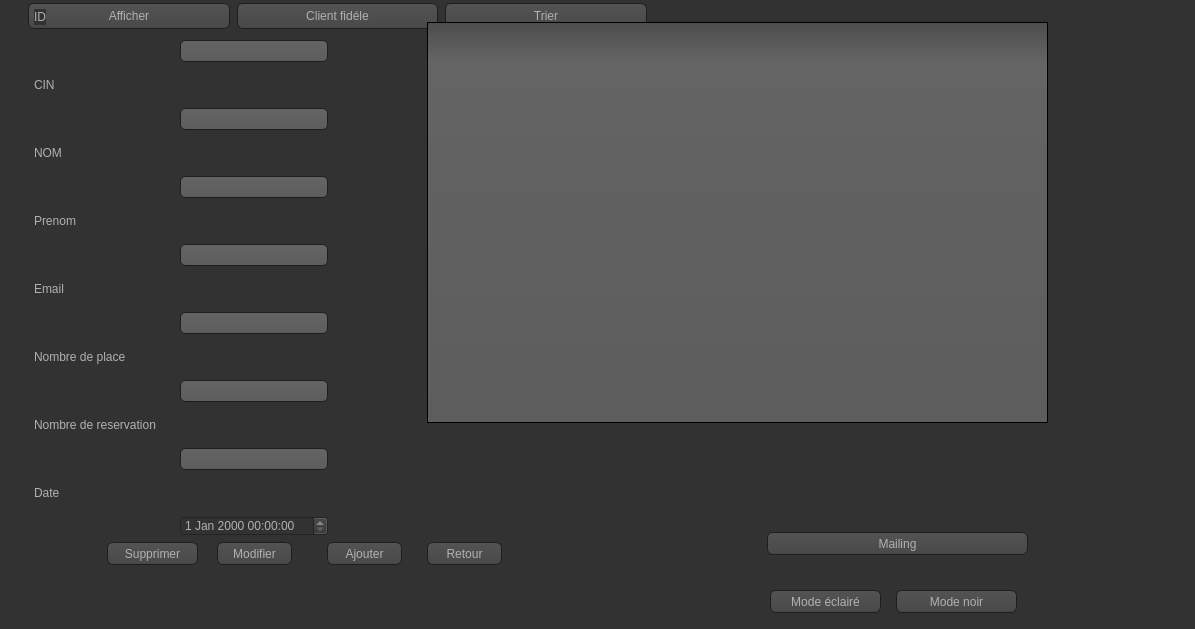
<?xml version="1.0" encoding="UTF-8"?>
<ui version="4.0">
 <class>mwplace</class>
 <widget class="QDialog" name="mwplace">
  <property name="geometry">
   <rect>
    <x>0</x>
    <y>0</y>
    <width>1195</width>
    <height>629</height>
   </rect>
  </property>
  <property name="windowTitle">
   <string>Dialog</string>
  </property>
  <property name="styleSheet">
   <string notr="true">QToolTip
{
     border: 1px solid black;
     background-color: #ffa02f;
     padding: 1px;
     border-radius: 3px;
     opacity: 100;
}

QWidget
{
    color: #b1b1b1;
    background-color: #323232;
}

QWidget:item:hover
{
    background-color: QLinearGradient( x1: 0, y1: 0, x2: 0, y2: 1, stop: 0 #ffa02f, stop: 1 #ca0619);
    color: #000000;
}

QWidget:item:selected
{
    background-color: QLinearGradient( x1: 0, y1: 0, x2: 0, y2: 1, stop: 0 #ffa02f, stop: 1 #d7801a);
}

QMenuBar::item
{
    background: transparent;
}

QMenuBar::item:selected
{
    background: transparent;
    border: 1px solid #ffaa00;
}

QMenuBar::item:pressed
{
    background: #444;
    border: 1px solid #000;
    background-color: QLinearGradient(
        x1:0, y1:0,
        x2:0, y2:1,
        stop:1 #212121,
        stop:0.4 #343434/*,
        stop:0.2 #343434,
        stop:0.1 #ffaa00*/
    );
    margin-bottom:-1px;
    padding-bottom:1px;
}

QMenu
{
    border: 1px solid #000;
}

QMenu::item
{
    padding: 2px 20px 2px 20px;
}

QMenu::item:selected
{
    color: #000000;
}

QWidget:disabled
{
    color: #404040;
    background-color: #323232;
}

QAbstractItemView
{
    background-color: QLinearGradient( x1: 0, y1: 0, x2: 0, y2: 1, stop: 0 #4d4d4d, stop: 0.1 #646464, stop: 1 #5d5d5d);
}

QWidget:focus
{
    /*border: 2px solid QLinearGradient( x1: 0, y1: 0, x2: 0, y2: 1, stop: 0 #ffa02f, stop: 1 #d7801a);*/
}

QLineEdit
{
    background-color: QLinearGradient( x1: 0, y1: 0, x2: 0, y2: 1, stop: 0 #4d4d4d, stop: 0 #646464, stop: 1 #5d5d5d);
    padding: 1px;
    border-style: solid;
    border: 1px solid #1e1e1e;
    border-radius: 5;
}

QPushButton
{
    color: #b1b1b1;
    background-color: QLinearGradient( x1: 0, y1: 0, x2: 0, y2: 1, stop: 0 #565656, stop: 0.1 #525252, stop: 0.5 #4e4e4e, stop: 0.9 #4a4a4a, stop: 1 #464646);
    border-width: 1px;
    border-color: #1e1e1e;
    border-style: solid;
    border-radius: 6;
    padding: 3px;
    font-size: 12px;
    padding-left: 5px;
    padding-right: 5px;
}

QPushButton:pressed
{
    background-color: QLinearGradient( x1: 0, y1: 0, x2: 0, y2: 1, stop: 0 #2d2d2d, stop: 0.1 #2b2b2b, stop: 0.5 #292929, stop: 0.9 #282828, stop: 1 #252525);
}

QComboBox
{
    selection-background-color: #ffaa00;
    background-color: QLinearGradient( x1: 0, y1: 0, x2: 0, y2: 1, stop: 0 #565656, stop: 0.1 #525252, stop: 0.5 #4e4e4e, stop: 0.9 #4a4a4a, stop: 1 #464646);
    border-style: solid;
    border: 1px solid #1e1e1e;
    border-radius: 5;
}

QComboBox:hover,QPushButton:hover
{
    border: 2px solid QLinearGradient( x1: 0, y1: 0, x2: 0, y2: 1, stop: 0 #ffa02f, stop: 1 #d7801a);
}


QComboBox:on
{
    padding-top: 3px;
    padding-left: 4px;
    background-color: QLinearGradient( x1: 0, y1: 0, x2: 0, y2: 1, stop: 0 #2d2d2d, stop: 0.1 #2b2b2b, stop: 0.5 #292929, stop: 0.9 #282828, stop: 1 #252525);
    selection-background-color: #ffaa00;
}

QComboBox QAbstractItemView
{
    border: 2px solid darkgray;
    selection-background-color: QLinearGradient( x1: 0, y1: 0, x2: 0, y2: 1, stop: 0 #ffa02f, stop: 1 #d7801a);
}

QComboBox::drop-down
{
     subcontrol-origin: padding;
     subcontrol-position: top right;
     width: 15px;

     border-left-width: 0px;
     border-left-color: darkgray;
     border-left-style: solid; /* just a single line */
     border-top-right-radius: 3px; /* same radius as the QComboBox */
     border-bottom-right-radius: 3px;
 }

QComboBox::down-arrow
{
     image: url(:/down_arrow.png);
}

QGroupBox:focus
{
border: 2px solid QLinearGradient( x1: 0, y1: 0, x2: 0, y2: 1, stop: 0 #ffa02f, stop: 1 #d7801a);
}

QTextEdit:focus
{
    border: 2px solid QLinearGradient( x1: 0, y1: 0, x2: 0, y2: 1, stop: 0 #ffa02f, stop: 1 #d7801a);
}

QScrollBar:horizontal {
     border: 1px solid #222222;
     background: QLinearGradient( x1: 0, y1: 0, x2: 0, y2: 1, stop: 0.0 #121212, stop: 0.2 #282828, stop: 1 #484848);
     height: 7px;
     margin: 0px 16px 0 16px;
}

QScrollBar::handle:horizontal
{
      background: QLinearGradient( x1: 0, y1: 0, x2: 1, y2: 0, stop: 0 #ffa02f, stop: 0.5 #d7801a, stop: 1 #ffa02f);
      min-height: 20px;
      border-radius: 2px;
}

QScrollBar::add-line:horizontal {
      border: 1px solid #1b1b19;
      border-radius: 2px;
      background: QLinearGradient( x1: 0, y1: 0, x2: 1, y2: 0, stop: 0 #ffa02f, stop: 1 #d7801a);
      width: 14px;
      subcontrol-position: right;
      subcontrol-origin: margin;
}

QScrollBar::sub-line:horizontal {
      border: 1px solid #1b1b19;
      border-radius: 2px;
      background: QLinearGradient( x1: 0, y1: 0, x2: 1, y2: 0, stop: 0 #ffa02f, stop: 1 #d7801a);
      width: 14px;
     subcontrol-position: left;
     subcontrol-origin: margin;
}

QScrollBar::right-arrow:horizontal, QScrollBar::left-arrow:horizontal
{
      border: 1px solid black;
      width: 1px;
      height: 1px;
      background: white;
}

QScrollBar::add-page:horizontal, QScrollBar::sub-page:horizontal
{
      background: none;
}

QScrollBar:vertical
{
      background: QLinearGradient( x1: 0, y1: 0, x2: 1, y2: 0, stop: 0.0 #121212, stop: 0.2 #282828, stop: 1 #484848);
      width: 7px;
      margin: 16px 0 16px 0;
      border: 1px solid #222222;
}

QScrollBar::handle:vertical
{
      background: QLinearGradient( x1: 0, y1: 0, x2: 0, y2: 1, stop: 0 #ffa02f, stop: 0.5 #d7801a, stop: 1 #ffa02f);
      min-height: 20px;
      border-radius: 2px;
}

QScrollBar::add-line:vertical
{
      border: 1px solid #1b1b19;
      border-radius: 2px;
      background: QLinearGradient( x1: 0, y1: 0, x2: 0, y2: 1, stop: 0 #ffa02f, stop: 1 #d7801a);
      height: 14px;
      subcontrol-position: bottom;
      subcontrol-origin: margin;
}

QScrollBar::sub-line:vertical
{
      border: 1px solid #1b1b19;
      border-radius: 2px;
      background: QLinearGradient( x1: 0, y1: 0, x2: 0, y2: 1, stop: 0 #d7801a, stop: 1 #ffa02f);
      height: 14px;
      subcontrol-position: top;
      subcontrol-origin: margin;
}

QScrollBar::up-arrow:vertical, QScrollBar::down-arrow:vertical
{
      border: 1px solid black;
      width: 1px;
      height: 1px;
      background: white;
}


QScrollBar::add-page:vertical, QScrollBar::sub-page:vertical
{
      background: none;
}

QTextEdit
{
    background-color: #242424;
}

QPlainTextEdit
{
    background-color: #242424;
}

QHeaderView::section
{
    background-color: QLinearGradient(x1:0, y1:0, x2:0, y2:1, stop:0 #616161, stop: 0.5 #505050, stop: 0.6 #434343, stop:1 #656565);
    color: white;
    padding-left: 4px;
    border: 1px solid #6c6c6c;
}

QCheckBox:disabled
{
color: #414141;
}

QDockWidget::title
{
    text-align: center;
    spacing: 3px; /* spacing between items in the tool bar */
    background-color: QLinearGradient(x1:0, y1:0, x2:0, y2:1, stop:0 #323232, stop: 0.5 #242424, stop:1 #323232);
}

QDockWidget::close-button, QDockWidget::float-button
{
    text-align: center;
    spacing: 1px; /* spacing between items in the tool bar */
    background-color: QLinearGradient(x1:0, y1:0, x2:0, y2:1, stop:0 #323232, stop: 0.5 #242424, stop:1 #323232);
}

QDockWidget::close-button:hover, QDockWidget::float-button:hover
{
    background: #242424;
}

QDockWidget::close-button:pressed, QDockWidget::float-button:pressed
{
    padding: 1px -1px -1px 1px;
}

QMainWindow::separator
{
    background-color: QLinearGradient(x1:0, y1:0, x2:0, y2:1, stop:0 #161616, stop: 0.5 #151515, stop: 0.6 #212121, stop:1 #343434);
    color: white;
    padding-left: 4px;
    border: 1px solid #4c4c4c;
    spacing: 3px; /* spacing between items in the tool bar */
}

QMainWindow::separator:hover
{

    background-color: QLinearGradient(x1:0, y1:0, x2:0, y2:1, stop:0 #d7801a, stop:0.5 #b56c17 stop:1 #ffa02f);
    color: white;
    padding-left: 4px;
    border: 1px solid #6c6c6c;
    spacing: 3px; /* spacing between items in the tool bar */
}

QToolBar::handle
{
     spacing: 3px; /* spacing between items in the tool bar */
     background: url(:/images/handle.png);
}

QMenu::separator
{
    height: 2px;
    background-color: QLinearGradient(x1:0, y1:0, x2:0, y2:1, stop:0 #161616, stop: 0.5 #151515, stop: 0.6 #212121, stop:1 #343434);
    color: white;
    padding-left: 4px;
    margin-left: 10px;
    margin-right: 5px;
}

QProgressBar
{
    border: 2px solid grey;
    border-radius: 5px;
    text-align: center;
}

QProgressBar::chunk
{
    background-color: #d7801a;
    width: 2.15px;
    margin: 0.5px;
}

QTabBar::tab {
    color: #b1b1b1;
    border: 1px solid #444;
    border-bottom-style: none;
    background-color: #323232;
    padding-left: 10px;
    padding-right: 10px;
    padding-top: 3px;
    padding-bottom: 2px;
    margin-right: -1px;
}

QTabWidget::pane {
    border: 1px solid #444;
    top: 1px;
}

QTabBar::tab:last
{
    margin-right: 0; /* the last selected tab has nothing to overlap with on the right */
    border-top-right-radius: 3px;
}

QTabBar::tab:first:!selected
{
 margin-left: 0px; /* the last selected tab has nothing to overlap with on the right */


    border-top-left-radius: 3px;
}

QTabBar::tab:!selected
{
    color: #b1b1b1;
    border-bottom-style: solid;
    margin-top: 3px;
    background-color: QLinearGradient(x1:0, y1:0, x2:0, y2:1, stop:1 #212121, stop:.4 #343434);
}

QTabBar::tab:selected
{
    border-top-left-radius: 3px;
    border-top-right-radius: 3px;
    margin-bottom: 0px;
}

QTabBar::tab:!selected:hover
{
    /*border-top: 2px solid #ffaa00;
    padding-bottom: 3px;*/
    border-top-left-radius: 3px;
    border-top-right-radius: 3px;
    background-color: QLinearGradient(x1:0, y1:0, x2:0, y2:1, stop:1 #212121, stop:0.4 #343434, stop:0.2 #343434, stop:0.1 #ffaa00);
}

QRadioButton::indicator:checked, QRadioButton::indicator:unchecked{
    color: #b1b1b1;
    background-color: #323232;
    border: 1px solid #b1b1b1;
    border-radius: 6px;
}

QRadioButton::indicator:checked
{
    background-color: qradialgradient(
        cx: 0.5, cy: 0.5,
        fx: 0.5, fy: 0.5,
        radius: 1.0,
        stop: 0.25 #ffaa00,
        stop: 0.3 #323232
    );
}

QCheckBox::indicator{
    color: #b1b1b1;
    background-color: #323232;
    border: 1px solid #b1b1b1;
    width: 9px;
    height: 9px;
}

QRadioButton::indicator
{
    border-radius: 6px;
}

QRadioButton::indicator:hover, QCheckBox::indicator:hover
{
    border: 1px solid #ffaa00;
}

QCheckBox::indicator:checked
{
    image:url(:/images/checkbox.png);
}

QCheckBox::indicator:disabled, QRadioButton::indicator:disabled
{
    border: 1px solid #444;
}</string>
  </property>
  <widget class="QPushButton" name="pb_retour">
   <property name="geometry">
    <rect>
     <x>427</x>
     <y>542</y>
     <width>75</width>
     <height>23</height>
    </rect>
   </property>
   <property name="text">
    <string>Retour</string>
   </property>
  </widget>
  <widget class="QLineEdit" name="lineEdit_email">
   <property name="geometry">
    <rect>
     <x>180</x>
     <y>312</y>
     <width>148</width>
     <height>22</height>
    </rect>
   </property>
  </widget>
  <widget class="QPushButton" name="pb_show">
   <property name="geometry">
    <rect>
     <x>28</x>
     <y>3</y>
     <width>202</width>
     <height>26</height>
    </rect>
   </property>
   <property name="text">
    <string>Afficher</string>
   </property>
  </widget>
  <widget class="QPushButton" name="pushButton_2">
   <property name="geometry">
    <rect>
     <x>445</x>
     <y>3</y>
     <width>202</width>
     <height>26</height>
    </rect>
   </property>
   <property name="text">
    <string>Trier</string>
   </property>
  </widget>
  <widget class="QLabel" name="label_3">
   <property name="geometry">
    <rect>
     <x>34</x>
     <y>145</y>
     <width>294</width>
     <height>16</height>
    </rect>
   </property>
   <property name="text">
    <string>NOM</string>
   </property>
  </widget>
  <widget class="QLineEdit" name="lineEdit_cin">
   <property name="geometry">
    <rect>
     <x>180</x>
     <y>108</y>
     <width>148</width>
     <height>22</height>
    </rect>
   </property>
  </widget>
  <widget class="QLabel" name="label_2">
   <property name="geometry">
    <rect>
     <x>34</x>
     <y>77</y>
     <width>294</width>
     <height>16</height>
    </rect>
   </property>
   <property name="text">
    <string>CIN</string>
   </property>
  </widget>
  <widget class="QPushButton" name="pushButton_3">
   <property name="geometry">
    <rect>
     <x>237</x>
     <y>3</y>
     <width>201</width>
     <height>26</height>
    </rect>
   </property>
   <property name="text">
    <string>Client fidéle</string>
   </property>
  </widget>
  <widget class="QLineEdit" name="lineEdit_prenom">
   <property name="geometry">
    <rect>
     <x>180</x>
     <y>244</y>
     <width>148</width>
     <height>22</height>
    </rect>
   </property>
  </widget>
  <widget class="QLineEdit" name="lineEdit_nbr">
   <property name="geometry">
    <rect>
     <x>180</x>
     <y>448</y>
     <width>148</width>
     <height>22</height>
    </rect>
   </property>
  </widget>
  <widget class="QPushButton" name="pb_ajouter">
   <property name="geometry">
    <rect>
     <x>327</x>
     <y>542</y>
     <width>75</width>
     <height>23</height>
    </rect>
   </property>
   <property name="text">
    <string>Ajouter</string>
   </property>
  </widget>
  <widget class="QLabel" name="label_8">
   <property name="geometry">
    <rect>
     <x>34</x>
     <y>485</y>
     <width>26</width>
     <height>16</height>
    </rect>
   </property>
   <property name="text">
    <string>Date</string>
   </property>
  </widget>
  <widget class="QLabel" name="label">
   <property name="geometry">
    <rect>
     <x>34</x>
     <y>9</y>
     <width>12</width>
     <height>16</height>
    </rect>
   </property>
   <property name="text">
    <string>ID</string>
   </property>
  </widget>
  <widget class="QPushButton" name="pb_modifier">
   <property name="geometry">
    <rect>
     <x>217</x>
     <y>542</y>
     <width>75</width>
     <height>23</height>
    </rect>
   </property>
   <property name="text">
    <string>Modifier</string>
   </property>
  </widget>
  <widget class="QTableView" name="tabplace">
   <property name="geometry">
    <rect>
     <x>427</x>
     <y>22</y>
     <width>621</width>
     <height>401</height>
    </rect>
   </property>
   <attribute name="verticalHeaderHighlightSections">
    <bool>true</bool>
   </attribute>
  </widget>
  <widget class="QLabel" name="label_5">
   <property name="geometry">
    <rect>
     <x>34</x>
     <y>281</y>
     <width>294</width>
     <height>16</height>
    </rect>
   </property>
   <property name="text">
    <string>Email</string>
   </property>
  </widget>
  <widget class="QLabel" name="label_6">
   <property name="geometry">
    <rect>
     <x>34</x>
     <y>349</y>
     <width>294</width>
     <height>16</height>
    </rect>
   </property>
   <property name="text">
    <string>Nombre de place</string>
   </property>
  </widget>
  <widget class="QPushButton" name="pb_supprimer">
   <property name="geometry">
    <rect>
     <x>107</x>
     <y>542</y>
     <width>91</width>
     <height>23</height>
    </rect>
   </property>
   <property name="text">
    <string>Supprimer</string>
   </property>
  </widget>
  <widget class="QPushButton" name="pushButton_4">
   <property name="geometry">
    <rect>
     <x>767</x>
     <y>532</y>
     <width>261</width>
     <height>23</height>
    </rect>
   </property>
   <property name="text">
    <string>Mailing</string>
   </property>
  </widget>
  <widget class="QLabel" name="label_4">
   <property name="geometry">
    <rect>
     <x>34</x>
     <y>213</y>
     <width>44</width>
     <height>16</height>
    </rect>
   </property>
   <property name="text">
    <string>Prenom</string>
   </property>
  </widget>
  <widget class="QDateTimeEdit" name="edit_td">
   <property name="geometry">
    <rect>
     <x>180</x>
     <y>516</y>
     <width>148</width>
     <height>20</height>
    </rect>
   </property>
  </widget>
  <widget class="QLabel" name="label_7">
   <property name="geometry">
    <rect>
     <x>34</x>
     <y>417</y>
     <width>131</width>
     <height>16</height>
    </rect>
   </property>
   <property name="text">
    <string>Nombre de reservation</string>
   </property>
  </widget>
  <widget class="QLineEdit" name="lineEdit_nom">
   <property name="geometry">
    <rect>
     <x>180</x>
     <y>176</y>
     <width>148</width>
     <height>22</height>
    </rect>
   </property>
  </widget>
  <widget class="QLineEdit" name="lineEdit_id">
   <property name="geometry">
    <rect>
     <x>180</x>
     <y>40</y>
     <width>148</width>
     <height>22</height>
    </rect>
   </property>
  </widget>
  <widget class="QLineEdit" name="lineEdit_nbp">
   <property name="geometry">
    <rect>
     <x>180</x>
     <y>380</y>
     <width>148</width>
     <height>22</height>
    </rect>
   </property>
  </widget>
  <widget class="QPushButton" name="pushButton_5">
   <property name="geometry">
    <rect>
     <x>896</x>
     <y>590</y>
     <width>121</width>
     <height>23</height>
    </rect>
   </property>
   <property name="text">
    <string>Mode noir</string>
   </property>
  </widget>
  <widget class="QPushButton" name="pushButton">
   <property name="geometry">
    <rect>
     <x>770</x>
     <y>590</y>
     <width>111</width>
     <height>23</height>
    </rect>
   </property>
   <property name="text">
    <string>Mode éclairé</string>
   </property>
  </widget>
 </widget>
 <resources/>
 <connections/>
</ui>
